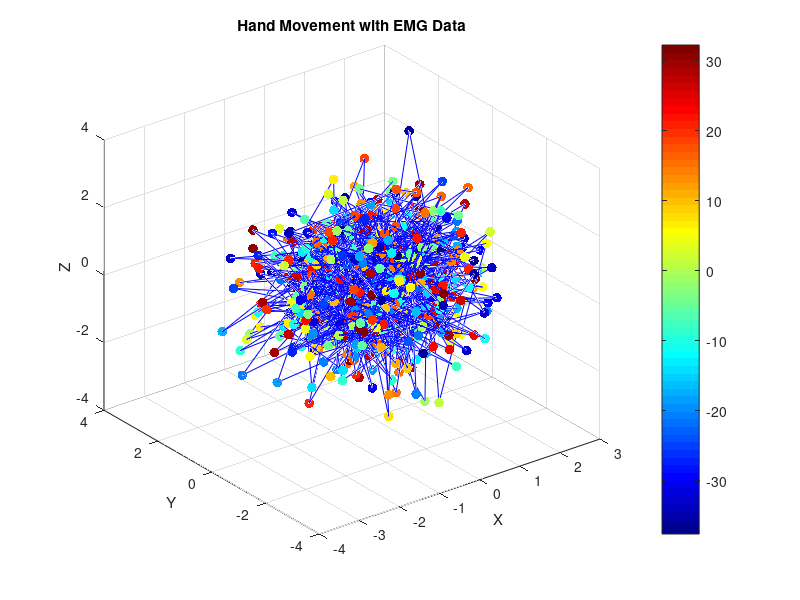

Recreate this plot in MATLAB.
% Define parameters
numSamples = 1000; % Number of samples
emgScale = 10; % Scaling factor for EMG data

% Generate random EMG data (simulated)
emgData = randn(numSamples, 1) * emgScale;

% Generate random hand movement data (simulated)
handMovement = randn(numSamples, 3);

% Create a 3D plot
figure;
axisRange = [-5 5]; % Range for the axis
plot3(handMovement(:,1), handMovement(:,2), handMovement(:,3), 'b'); % Plot hand movement
hold on;

% Plot EMG data as a color gradient along the movement trajectory
emgColor = linspace(min(emgData), max(emgData), numSamples);
scatter3(handMovement(:,1), handMovement(:,2), handMovement(:,3), 50, emgColor, 'filled');
colorbar;
colormap jet;

% Set axis labels
xlabel('X');
ylabel('Y');
zlabel('Z');
title('Hand Movement with EMG Data');

% Display plot
grid on;